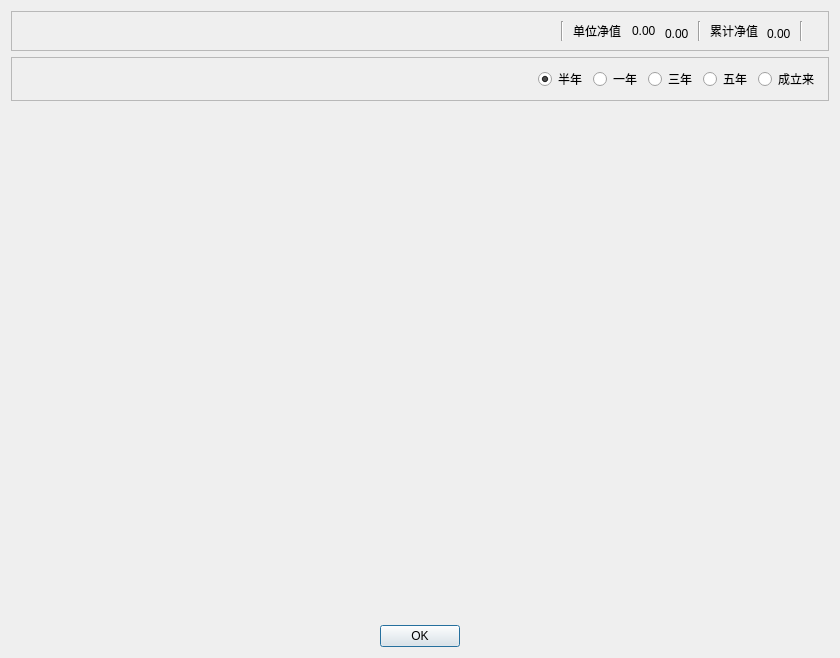
<?xml version="1.0" encoding="UTF-8"?>
<ui version="4.0">
 <class>FundNetValueDialog</class>
 <widget class="QDialog" name="FundNetValueDialog">
  <property name="geometry">
   <rect>
    <x>0</x>
    <y>0</y>
    <width>840</width>
    <height>658</height>
   </rect>
  </property>
  <property name="windowTitle">
   <string>基金净值</string>
  </property>
  <layout class="QVBoxLayout" name="verticalLayout">
   <item>
    <widget class="QFrame" name="titleFrame">
     <property name="frameShape">
      <enum>QFrame::Shape::StyledPanel</enum>
     </property>
     <property name="frameShadow">
      <enum>QFrame::Shadow::Raised</enum>
     </property>
     <layout class="QHBoxLayout" name="horizontalLayout_2">
      <property name="spacing">
       <number>9</number>
      </property>
      <item>
       <widget class="QLabel" name="fund_name_label">
        <property name="text">
         <string/>
        </property>
       </widget>
      </item>
      <item>
       <widget class="QLabel" name="fund_code_label">
        <property name="text">
         <string/>
        </property>
        <property name="alignment">
         <set>Qt::AlignmentFlag::AlignBottom|Qt::AlignmentFlag::AlignLeading|Qt::AlignmentFlag::AlignLeft</set>
        </property>
       </widget>
      </item>
      <item>
       <spacer name="horizontalSpacer_2">
        <property name="orientation">
         <enum>Qt::Orientation::Horizontal</enum>
        </property>
        <property name="sizeHint" stdset="0">
         <size>
          <width>40</width>
          <height>20</height>
         </size>
        </property>
       </spacer>
      </item>
      <item>
       <widget class="Line" name="line_3">
        <property name="orientation">
         <enum>Qt::Orientation::Vertical</enum>
        </property>
       </widget>
      </item>
      <item>
       <widget class="QLabel" name="anv_name_label">
        <property name="minimumSize">
         <size>
          <width>50</width>
          <height>0</height>
         </size>
        </property>
        <property name="text">
         <string>单位净值</string>
        </property>
       </widget>
      </item>
      <item>
       <widget class="QLabel" name="anv_value_label">
        <property name="text">
         <string>0.00</string>
        </property>
       </widget>
      </item>
      <item>
       <widget class="QLabel" name="anv_growthrate_label">
        <property name="text">
         <string>0.00</string>
        </property>
        <property name="alignment">
         <set>Qt::AlignmentFlag::AlignBottom|Qt::AlignmentFlag::AlignLeading|Qt::AlignmentFlag::AlignLeft</set>
        </property>
       </widget>
      </item>
      <item>
       <widget class="Line" name="line">
        <property name="orientation">
         <enum>Qt::Orientation::Vertical</enum>
        </property>
       </widget>
      </item>
      <item>
       <widget class="QLabel" name="cnv_name_label">
        <property name="text">
         <string>累计净值</string>
        </property>
       </widget>
      </item>
      <item>
       <widget class="QLabel" name="cnv_value_label">
        <property name="text">
         <string>0.00</string>
        </property>
        <property name="alignment">
         <set>Qt::AlignmentFlag::AlignBottom|Qt::AlignmentFlag::AlignLeading|Qt::AlignmentFlag::AlignLeft</set>
        </property>
       </widget>
      </item>
      <item>
       <widget class="Line" name="line_2">
        <property name="orientation">
         <enum>Qt::Orientation::Vertical</enum>
        </property>
       </widget>
      </item>
      <item>
       <widget class="QLabel" name="nv_lastest_date_label">
        <property name="text">
         <string/>
        </property>
        <property name="alignment">
         <set>Qt::AlignmentFlag::AlignRight|Qt::AlignmentFlag::AlignTrailing|Qt::AlignmentFlag::AlignVCenter</set>
        </property>
       </widget>
      </item>
     </layout>
    </widget>
   </item>
   <item>
    <widget class="QFrame" name="periodFrame">
     <property name="frameShape">
      <enum>QFrame::Shape::StyledPanel</enum>
     </property>
     <property name="frameShadow">
      <enum>QFrame::Shadow::Raised</enum>
     </property>
     <layout class="QHBoxLayout" name="horizontalLayout">
      <item>
       <spacer name="horizontalSpacer">
        <property name="orientation">
         <enum>Qt::Orientation::Horizontal</enum>
        </property>
        <property name="sizeHint" stdset="0">
         <size>
          <width>40</width>
          <height>20</height>
         </size>
        </property>
       </spacer>
      </item>
      <item>
       <widget class="QRadioButton" name="periodRadioButton1">
        <property name="text">
         <string>半年</string>
        </property>
        <property name="checked">
         <bool>true</bool>
        </property>
       </widget>
      </item>
      <item>
       <widget class="QRadioButton" name="periodRadioButton2">
        <property name="text">
         <string>一年</string>
        </property>
       </widget>
      </item>
      <item>
       <widget class="QRadioButton" name="periodRadioButton3">
        <property name="text">
         <string>三年</string>
        </property>
       </widget>
      </item>
      <item>
       <widget class="QRadioButton" name="periodRadioButton4">
        <property name="text">
         <string>五年</string>
        </property>
       </widget>
      </item>
      <item>
       <widget class="QRadioButton" name="periodRadioButton5">
        <property name="text">
         <string>成立来</string>
        </property>
       </widget>
      </item>
     </layout>
    </widget>
   </item>
   <item>
    <widget class="QWidget" name="anvChartWidget" native="true">
     <property name="sizePolicy">
      <sizepolicy hsizetype="Preferred" vsizetype="Expanding">
       <horstretch>0</horstretch>
       <verstretch>0</verstretch>
      </sizepolicy>
     </property>
    </widget>
   </item>
   <item>
    <widget class="QWidget" name="cnvChartWidget" native="true">
     <property name="sizePolicy">
      <sizepolicy hsizetype="Preferred" vsizetype="Expanding">
       <horstretch>0</horstretch>
       <verstretch>0</verstretch>
      </sizepolicy>
     </property>
    </widget>
   </item>
   <item>
    <widget class="QDialogButtonBox" name="buttonBox">
     <property name="orientation">
      <enum>Qt::Orientation::Horizontal</enum>
     </property>
     <property name="standardButtons">
      <set>QDialogButtonBox::StandardButton::Ok</set>
     </property>
     <property name="centerButtons">
      <bool>true</bool>
     </property>
    </widget>
   </item>
  </layout>
 </widget>
 <resources/>
 <connections>
  <connection>
   <sender>buttonBox</sender>
   <signal>accepted()</signal>
   <receiver>FundNetValueDialog</receiver>
   <slot>accept()</slot>
   <hints>
    <hint type="sourcelabel">
     <x>257</x>
     <y>648</y>
    </hint>
    <hint type="destinationlabel">
     <x>157</x>
     <y>274</y>
    </hint>
   </hints>
  </connection>
  <connection>
   <sender>buttonBox</sender>
   <signal>rejected()</signal>
   <receiver>FundNetValueDialog</receiver>
   <slot>reject()</slot>
   <hints>
    <hint type="sourcelabel">
     <x>325</x>
     <y>648</y>
    </hint>
    <hint type="destinationlabel">
     <x>286</x>
     <y>274</y>
    </hint>
   </hints>
  </connection>
 </connections>
 <slots>
  <slot>onPeriodChanged(bool)</slot>
 </slots>
</ui>
